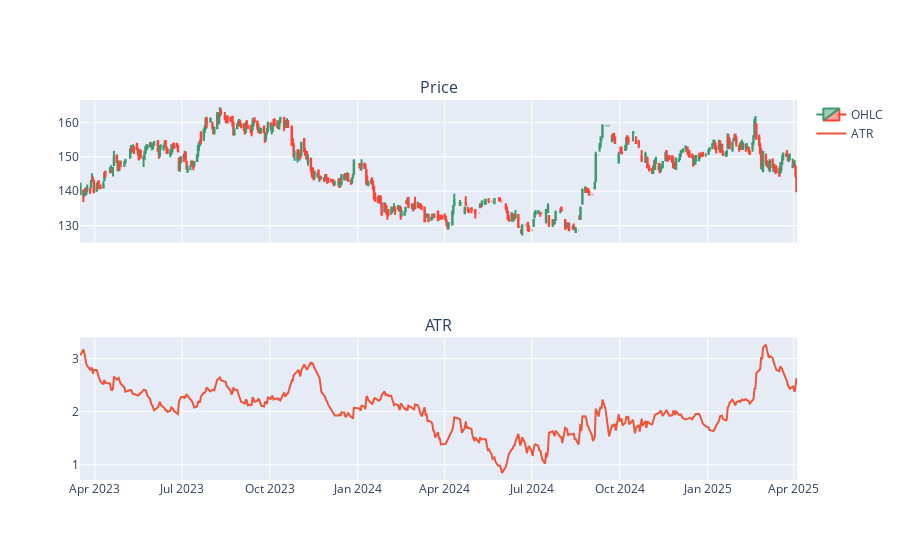

Notebook code cell kept with this figure:
### Code cell
data = yf.download(tickers='BBL.BK', period='max', interval='1d')
data.reset_index(inplace=True)
data.columns = data.columns.droplevel(1)
data['ATR'] = ta.atr(data.High, data.Low, data.Close, length=14)

df = data[-500:]

fig = make_subplots(rows=2, cols=1, subplot_titles=['Price', 'ATR'], shared_xaxes=True)

fig.add_trace(go.Candlestick(x=df['Date'],
                            open=df['Open'],
                            high=df['High'],
                            low=df['Low'],
                            close=df['Close'],
                            name='OHLC'), 
                            row=1, col=1)
fig.add_trace(go.Scatter(x=df['Date'], y=df['ATR'], name='ATR'), row=2, col=1)

fig.update_layout(xaxis=dict(rangeslider=dict(visible=False)))

fig.show()

### Figure 1 — Plotly figure (JSON) as saved in the notebook; plotly's stock layout.template omitted (floating-point values rounded to 4 significant figures; data arrays with more than 128 entries replaced by an {"elided": "..."} marker saying what was removed)
{"data": [{"close": {"elided": "500 float values"}, "high": {"elided": "500 float values"}, "low": {"elided": "500 float values"}, "name": "OHLC", "open": {"elided": "500 float values"}, "type": "candlestick", "x": {"elided": "500 str values"}, "xaxis": "x", "yaxis": "y"}, {"name": "ATR", "type": "scatter", "x": {"elided": "500 str values"}, "xaxis": "x2", "y": {"elided": "500 float values"}, "yaxis": "y2"}], "layout": {"annotations": [{"font": {"size": 16}, "showarrow": false, "text": "Price", "x": 0.5, "xanchor": "center", "xref": "paper", "y": 1, "yanchor": "bottom", "yref": "paper"}, {"font": {"size": 16}, "showarrow": false, "text": "ATR", "x": 0.5, "xanchor": "center", "xref": "paper", "y": 0.375, "yanchor": "bottom", "yref": "paper"}], "xaxis": {"anchor": "y", "domain": [0, 1], "matches": "x2", "rangeslider": {"visible": false}, "showticklabels": false}, "xaxis2": {"anchor": "y2", "domain": [0, 1]}, "yaxis": {"anchor": "x", "domain": [0.625, 1]}, "yaxis2": {"anchor": "x2", "domain": [0, 0.375]}}}
